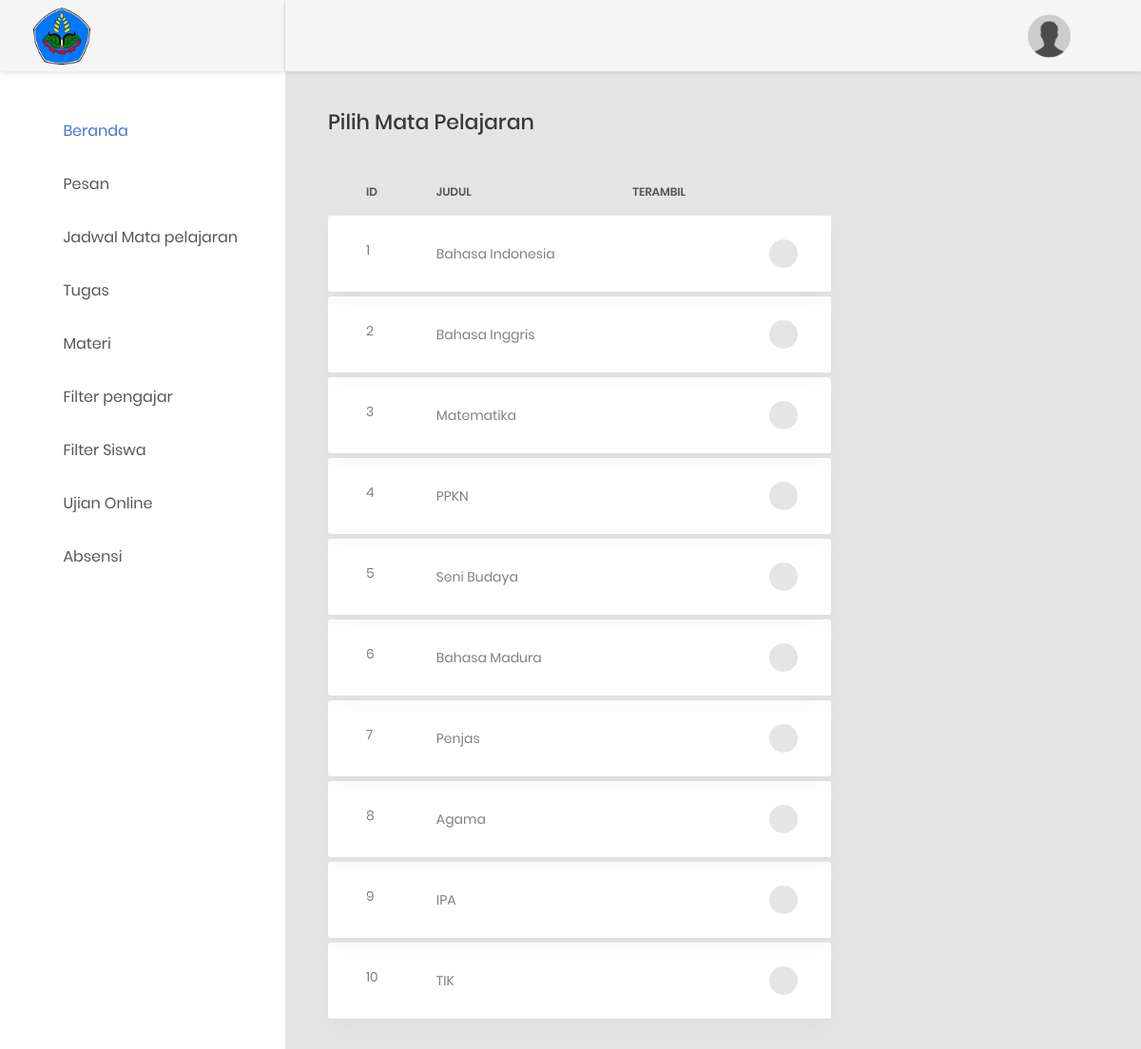
The app's page /index.php/pengajar/ambilMapel with its own data.
### tables this page shows
CREATE TABLE `el_mapel` (
  `id` int(11) NOT NULL,
  `nama` varchar(255) NOT NULL,
  `info` text DEFAULT NULL,
  `aktif` tinyint(1) NOT NULL DEFAULT 1 COMMENT '1 = ya, 0 = tidak'
);

### application/controllers/Pengajar.php (called while the page is built, shortened)
<?php
    class pengajar extends CI_Controller {
        public function ambilMapel()
        {
            $data['mapel'] = $this->pengajar_model->GetAllMapel()->result();
            $data['pengajar'] = $this->pengajar_model->getPengajar($this->session->userdata('id'))->result();
            $this->load->view('part/header');
            $this->load->view('part/sidebarpengajar');
            $this->load->view('pengajar/ambilmatapelajaran',$data);
            $this->load->view('part/footer');
        }
}
?>

### index.php (called while the page is built, shortened)
<?php
require_once BASEPATH.'core/CodeIgniter.php';

### application/models/Pengajar_model.php (called while the page is built, shortened)
<?php
class pengajar_model extends CI_Model {
    public function getPengajar($id)
    {
        $this->db->where('id', $id);
        return $this->db->get('el_pengajar');
    }
    public function GetAllMapel()
    {
        return $this->db->get('el_mapel');
    }
}

### application/views/pengajar/ambilmatapelajaran.php (the view)
    <div class="main-content">
        <div class="section__content section__content--p30">
            <div class="container-fluid">
            <div class="row">
                    <div class="col-md-8">
                        <h3 class="title-5 m-b-35">Pilih Mata Pelajaran</h3>
                        <div class="table-responsive table-responsive-data2">
                            <table class="table table-data2">
                                <thead>
                                    <tr>
                                        <th>id</th>
                                        <th>Judul</th>
                                        <th>Terambil</th>
                                        <th></th>
                                    </tr>
                                </thead>
                                <tbody>
                                    <?php foreach ($mapel as $i) { ?>
                                        <tr class="tr-shadow">
                                            <td><?= $i->id ?></td>
                                            <td>
                                                <?= $i->nama ?>
                                            </td>
                                            <td class="desc"><?php
                                                if($i->id == $pengajar[0]->id_mapel){?>
                                                    <i class="fa fa-check"></i>
                                                <?php }else{ ?>
                                                    <i class="fa fa-minus"></i>
                                                <?php } ?>
                                            </td>
                                            <td>
                                                <div class="table-data-feature">
                                                    <a href="<?= base_url('Pengajar/pickMapel/').$i->id?>" class="item" data-toggle="tooltip" data-placement="top" title="Edit">
                                                        <i class="zmdi zmdi-arrow-left"></i>
                                                    </a>
                                                </div>
                                            </td>
                                        </tr>
                                        <tr class="spacer"></tr>
                                    <?php }?>
                                </tbody>
                            </table>
                        </div>
                    </div>
                </div>
            </div>
        </div>
    </div>
</div>

### records on screen
el_mapel: id "1", nama "Bahasa Indonesia"
el_mapel: id "2", nama "Bahasa Inggris"
el_mapel: id "3", nama "Matematika"
el_mapel: id "4", nama "PPKN"
el_mapel: id "5", nama "Seni Budaya"
el_mapel: id "6", nama "Bahasa Madura"
el_mapel: id "7", nama "Penjas"
el_mapel: id "8", nama "Agama"
el_mapel: id "9", nama "IPA"
el_mapel: id "10", nama "TIK"
